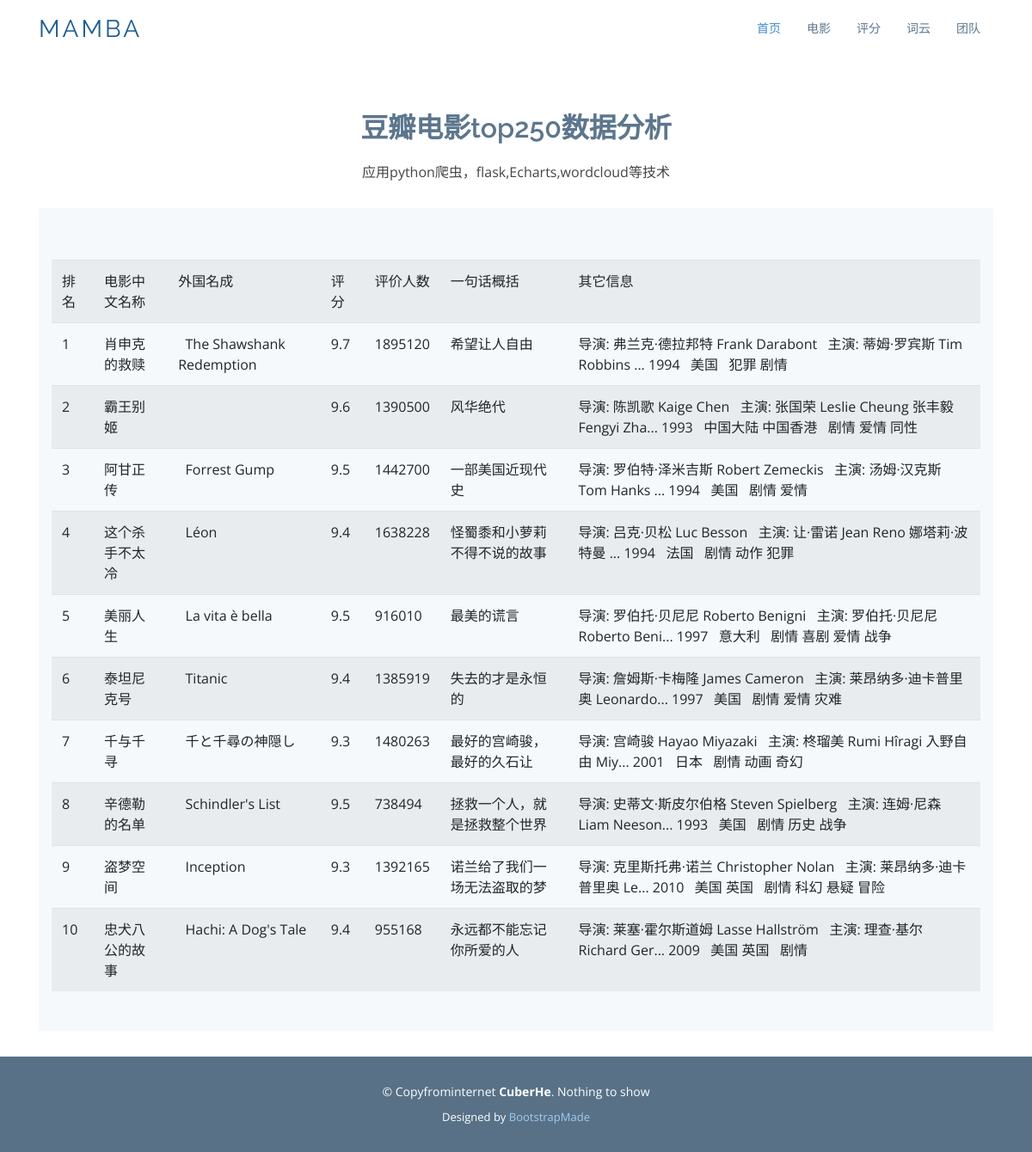
The page /movie on the database its author committed.
### tables this page shows
CREATE TABLE movie250 
        (
        id integer primary key autoincrement,
        info_link text,
        pic_link text,
        cname varchar,
        ename varchar,
        score numeric ,
        rated numeric ,
        instroduction text,
        info text
        );

### app.py (the view)
@app.route('/movie')
def moive():
    datalist = []
    conn = sqlite3.connect('movie.db')
    cursor = conn.cursor()
    sql = 'select * from movie250 limit 10'
    data = cursor.execute(sql)
    for item in data:
        datalist.append(item)
    cursor.close()
    conn.close()
    return render_template("movie.html", movie=datalist) # datalist赋值给movie传给html文件

### templates/movie.html (shortened to what this page needs)
<!DOCTYPE html>
<html lang="en">
<head>
  <link href="static/assets/vendor/bootstrap/css/bootstrap.min.css" rel="stylesheet">
  <link href="static/assets/vendor/icofont/icofont.min.css" rel="stylesheet">
  <link href="static/assets/vendor/boxicons/css/boxicons.min.css" rel="stylesheet">
  <link href="static/assets/vendor/animate.css/animate.min.css" rel="stylesheet">
  <link href="static/assets/vendor/venobox/venobox.css" rel="stylesheet">
  <link href="static/assets/vendor/aos/aos.css" rel="stylesheet">
  <link href="static/assets/css/style.css" rel="stylesheet">
</head>
<body>
  <header id="header">
    <div class="container">
      <div class="logo float-left">
        <h1 class="text-light"><a href="index.html"><span>Mamba</span></a></h1>
      </div>
      <nav class="nav-menu float-right d-none d-lg-block">
        <ul>
          <li class="active"><a href="#header">首页</a></li>
          <li><a href="/movie">电影</a></li>
          <li><a href="/score">评分</a></li>
          <li><a href="/word">词云</a></li>
          <li><a href="/team">团队</a></li>
        </ul>
      </nav>
    </div>
  </header>
    <section id="team" class="team">
      <div class="container">
        <div class="section-title">
          <h2>豆瓣电影top250数据分析</h2>
          <p>应用python爬虫，flask,Echarts,wordcloud等技术</p>
        </div>
    <section class="counts section-bg">
      <div class="container">
        <table class="table table-striped">
          <tr>
            <td>排名</td>
            <td>电影中文名称</td>
            <td>外国名成</td>
            <td>评分</td>
            <td>评价人数</td>
            <td>一句话概括</td>
            <td>其它信息</td>
          </tr>
          {% for movie in movie %}
          <tr>
            <td>{{movie[0]}}</td>
            <a href="{{ movie[1] }}">
            <td>{{movie[3]}}</td>
            </a>
            <td>{{movie[4]}}</td>
            <td>{{movie[5]}}</td>
            <td>{{movie[6]}}</td>
            <td>{{movie[7]}}</td>
            <td>{{movie[8]}}</td>
          </tr>
          {% endfor %}
        </table>
      </div>
    </section>
      </div>
    </section>
  <footer id="footer">
    <div class="container">
      <div class="copyright">
        &copy; Copyfrominternet <strong><span>CuberHe</span></strong>. Nothing to show
      </div>
      <div class="credits">
        Designed by <a href="https://bootstrapmade.com/">BootstrapMade</a>
      </div>
    </div>
  </footer>
</body>
</html>

### static/assets/css/style.css (style rules this page uses)
body { font-family: "Open Sans", sans-serif; color: #444; }
a { color: #428bca; }
h1, h2, h3, h4, h5, h6, .font-primary { font-family: "Raleway", sans-serif; }
#header { height: 70px; transition: all 0.5s; transition: all 0.5s; padding: 10px 0; background: #fff; z-index: 997; }
#header .logo h1 { font-size: 28px; margin: 0; padding: 10px 0; line-height: 1; font-weight: 400; letter-spacing: 3px; text-transform: uppercase; }
#header .logo h1 a, #header .logo h1 a:hover { color: #1c5c93; text-decoration: none; }
.nav-menu, .nav-menu * { margin: 0; padding: 0; list-style: none; }
.nav-menu > ul > li { position: relative; white-space: nowrap; float: left; }
.nav-menu a { display: block; position: relative; color: #5c768d; padding: 12px 15px; transition: 0.3s; font-size: 14px; font-family: "Open Sans", sans-serif; }
.nav-menu a:hover, .nav-menu .active > a, .nav-menu li:hover > a { color: #428bca; text-decoration: none; }
.mobile-nav { position: fixed; top: 0; bottom: 0; z-index: 9999; overflow-y: auto; left: -260px; width: 260px; padding-top: 18px; background: #1f3548; transition: 0.4s; }
.mobile-nav * { margin: 0; padding: 0; list-style: none; }
.mobile-nav a { display: block; position: relative; color: #e3f0fc; padding: 10px 20px; font-weight: 500; }
.mobile-nav a:hover, .mobile-nav .active > a, .mobile-nav li:hover > a { color: #9eccf4; text-decoration: none; }
section { padding: 60px 0; }
.section-bg { background-color: #f5f9fc; }
.section-title { text-align: center; padding-bottom: 30px; }
.section-title h2 { font-size: 32px; font-weight: 600; margin-bottom: 20px; padding-bottom: 0; color: #5c768d; }
.section-title p { margin-bottom: 0; }
.counts { padding-bottom: 30px; }
.team { background: #fff; padding: 60px 0 30px 0; }
#footer { background: #587187; padding: 0 0 30px 0; color: #fff; font-size: 14px; }
#footer .copyright { text-align: center; padding-top: 30px; }
#footer .credits { padding-top: 10px; text-align: center; font-size: 13px; color: #fff; }
#footer .credits a { color: #9eccf4; }

### rows shown on the page
movie250: id "1", cname "肖申克的救赎", ename "The Shawshank Redemption", score "9.7", rated "1895120", instroduction "希望让人自由", info "导演: 弗兰克·德拉邦特 Frank Darabont 主演: 蒂姆·罗宾斯 Tim Robbins ... 1994 美国 犯罪 剧情"
movie250: id "2", cname "霸王别姬", score "9.6", rated "1390500", instroduction "风华绝代", info "导演: 陈凯歌 Kaige Chen 主演: 张国荣 Leslie Cheung 张丰毅 Fengyi Zha... 1993 中国大陆 中国香港 剧情 爱情 同性"
movie250: id "3", cname "阿甘正传", ename "Forrest Gump", score "9.5", rated "1442700", instroduction "一部美国近现代史", info "导演: 罗伯特·泽米吉斯 Robert Zemeckis 主演: 汤姆·汉克斯 Tom Hanks ... 1994 美国 剧情 爱情"
movie250: id "4", cname "这个杀手不太冷", ename "Léon", score "9.4", rated "1638228", instroduction "怪蜀黍和小萝莉不得不说的故事", info "导演: 吕克·贝松 Luc Besson 主演: 让·雷诺 Jean Reno 娜塔莉·波特曼 ... 1994 法国 剧情 动作 犯罪"
movie250: id "5", cname "美丽人生", ename "La vita è bella", score "9.5", rated "916010", instroduction "最美的谎言", info "导演: 罗伯托·贝尼尼 Roberto Benigni 主演: 罗伯托·贝尼尼 Roberto Beni... 1997 意大利 剧情 喜剧 爱情 战争"
movie250: id "6", cname "泰坦尼克号", ename "Titanic", score "9.4", rated "1385919", instroduction "失去的才是永恒的", info "导演: 詹姆斯·卡梅隆 James Cameron 主演: 莱昂纳多·迪卡普里奥 Leonardo... 1997 美国 剧情 爱情 灾难"
movie250: id "7", cname "千与千寻", ename "千と千尋の神隠し", score "9.3", rated "1480263", instroduction "最好的宫崎骏，最好的久石让", info "导演: 宫崎骏 Hayao Miyazaki 主演: 柊瑠美 Rumi Hîragi 入野自由 Miy... 2001 日本 剧情 动画 奇幻"
movie250: id "8", cname "辛德勒的名单", ename "Schindler's List", score "9.5", rated "738494", instroduction "拯救一个人，就是拯救整个世界", info "导演: 史蒂文·斯皮尔伯格 Steven Spielberg 主演: 连姆·尼森 Liam Neeson... 1993 美国 剧情 历史 战争"
movie250: id "9", cname "盗梦空间", ename "Inception", score "9.3", rated "1392165", instroduction "诺兰给了我们一场无法盗取的梦", info "导演: 克里斯托弗·诺兰 Christopher Nolan 主演: 莱昂纳多·迪卡普里奥 Le... 2010 美国 英国 剧情 科幻 悬疑 冒险"
movie250: id "10", cname "忠犬八公的故事", ename "Hachi: A Dog's Tale", score "9.4", rated "955168", instroduction "永远都不能忘记你所爱的人", info "导演: 莱塞·霍尔斯道姆 Lasse Hallström 主演: 理查·基尔 Richard Ger... 2009 美国 英国 剧情"
